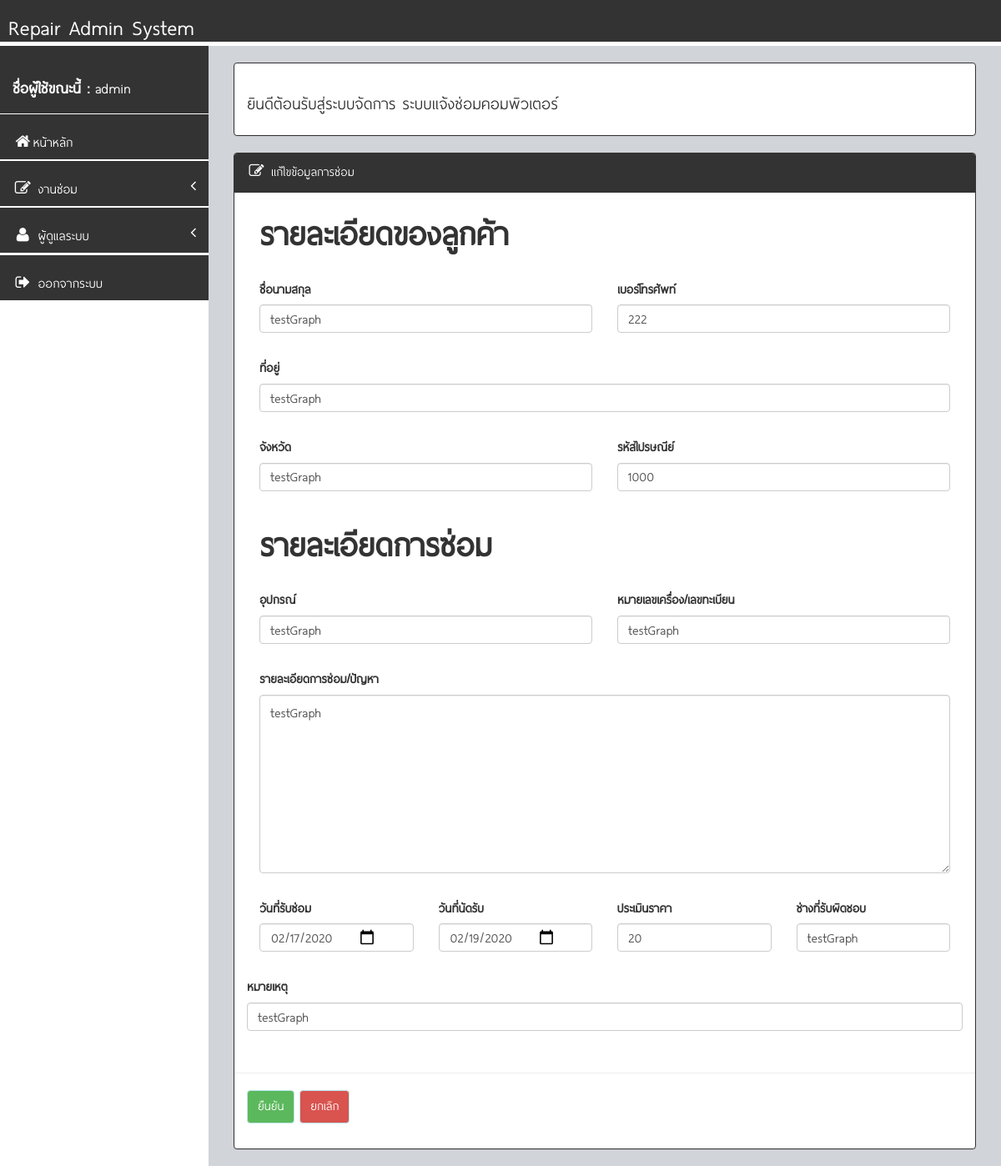
/manage_repair_edit.php?id=9 (signed in), run on the app's committed database.
### tables this page shows
CREATE TABLE `orders` (
  `Ord_ID` int(11) NOT NULL,
  `Ord_Number` varchar(20) NOT NULL,
  `Ord_CustomerName` varchar(255) NOT NULL,
  `Ord_CustomerTel` varchar(255) NOT NULL,
  `Ord_CustomerAddress` varchar(255) NOT NULL,
  `Ord_CustomerProvince` varchar(255) NOT NULL,
  `Ord_CustomerAddressCode` varchar(255) NOT NULL,
  `Ord_RepairModel` varchar(255) NOT NULL,
  `Ord_RepairModelID` varchar(255) NOT NULL,
  `Ord_RepairDescription` varchar(255) NOT NULL,
  `Ord_RepairDate` date NOT NULL,
  `Ord_RepairSuccess` date NOT NULL,
  `Ord_RepairPrice` int(255) NOT NULL,
  `Ord_RepairRemark` varchar(255) DEFAULT NULL,
  `Ord_RepairPerson` varchar(255) NOT NULL,
  `Ord_RepairStatus` int(11) NOT NULL
);

### conn.php (called while the page is built, shortened)
<?php
$title_web = "ระบบแจ้งซ่อมคอมพิวเตอร์";
?>

### manage_repair_edit.php (the view, shortened to what this page needs)
<?php require_once "header.php";?>
    <div id="wrapper">
        <?php
			  require_once "menu_left.php";
		?>
        <div id="page-wrapper">
            <div class="row">
                <br/>
                <div class="col-lg-12">
                    <div class="panel panel-body panel-primary alert-danger"><h3><font color="#333333">ยินดีต้อนรับสู่ระบบจัดการ <?php echo $title_web;?></font></h3></div>
                </div>
            </div>
            <div class="row">
                <div class="col-lg-12">
                    <div class="panel panel-primary">
                        <div class="panel-heading">
                            <i class="fa fa-edit fa-fw"></i> แก้ไขข้อมูลการซ่อม
                        </div>
                        <div class="panel-body">
                            <div class="row">
                                <div class="col-lg-12">
                                    <form name="form1" id="myform1" action="?admin=update&id=<?php echo $_REQUEST['id'];?>" method="post" enctype="multipart/form-data" onsubmit="return chk_error();">
                                    <?php
									$sql = $conn->query("select * from orders where Ord_ID = '$_REQUEST[id]'")or die (mysqli_error());
									$show = $sql->fetch_assoc ();
									?>
                                    <div class="form-group col-lg-12">
                                            <label><font size="20">รายละเอียดของลูกค้า</font></label>
                                    </div>
									<div class="form-group col-lg-6">
                                            <label>ชื่อนามสกุล</label>
                                        <div class="form-group has-feedback">
                                            <input name="name" type="text" required class="form-control css-require" placeholder="กรอกชื่อและนามสกุล" value="<?php echo $show['Ord_CustomerName'];?>">
                                        </div>
                                    </div>
                                    <div class="form-group col-lg-6">
                                            <label>เบอร์โทรศัพท์</label>
                                        <div class="form-group has-feedback">
                                            <input name="phone" type="text" required class="form-control css-require" placeholder="กรอกเบอร์โทรศัพท์" value="<?php echo $show['Ord_CustomerTel'];?>">
                                        </div>
                                    </div>
                                    <div class="form-group col-lg-12">
                                            <label>ที่อยู่</label>
                                        <div class="form-group has-feedback">
                                            <input name="address" type="text" required class="form-control css-require" placeholder="กรอกที่อยู่" value="<?php echo $show['Ord_CustomerAddress'];?>">
                                        </div>
                                    </div>
                                    <div class="form-group col-lg-6">
                                            <label>จังหวัด</label>
                                        <div class="form-group has-feedback">
                                            <input name="province" type="text" required class="form-control css-require" placeholder="กรอกจังหวัด" value="<?php echo $show['Ord_CustomerProvince'];?>">
                                        </div>
                                    </div>
                                    <div class="form-group col-lg-6">
                                            <label>รหัสไปรษณีย์</label>
                                        <div class="form-group has-feedback">
                                            <input name="addressCode" type="number" required class="form-control css-require" placeholder="กรอกรหัสไปรษณีย์" value="<?php echo $show['Ord_CustomerAddressCode'];?>">
                                        </div>
                                    </div>
                                    <div class="form-group col-lg-12">
                                            <label><font size="20">รายละเอียดการซ่อม</font></label>
                                    </div>
                                    <div class="form-group col-lg-6">
                                            <label>อุปกรณ์</label>
                                        <div class="form-group has-feedback">
                                            <input name="model" type="text" required class="form-control css-require" placeholder="กรอกชื่อสิ่งของที่นำมาซ่อม เช่น คอมพิวเตอร์" value="<?php echo $show['Ord_RepairModel'];?>">
                                        </div>
                                    </div>
                                    <div class="form-group col-lg-6">
                                            <label>หมายเลขเครื่อง/เลขทะเบียน</label>
                                        <div class="form-group has-feedback">
                                            <input name="modelId" type="text" required class="form-control css-require" placeholder="กรอกรหัสประจำตัวของเครื่องซ่อม" value="<?php echo $show['Ord_RepairModelID'];?>">
                                        </div>
                                    </div>
                                    <div class="form-group col-lg-12">
                                    <label>รายละเอียดการซ่อม/ปัญหา</label>
                                    <div class="form-group has-feedback">
                                    <textarea name="description" required class="form-control css-require" rows="7" placeholder="กรอกรายละเอียดการซ่อม/ปัญหา"><?php echo $show['Ord_RepairDescription'];?></textarea>
                                    </div>
                                    </div>
                                    <div class="form-group col-lg-3">
                                            <label>วันที่รับซ่อม</label>
                                        <div class="form-group has-feedback">
                                            <input name="repairDate" type="date" required class="form-control css-require" value="<?php echo $show['Ord_RepairDate'];?>">
                                        </div>
                                    </div>
                                    <div class="form-group col-lg-3">
                                            <label>วันที่นัดรับ</label>
                                        <div class="form-group has-feedback">
                                            <input name="repairSuccess" type="date" required class="form-control css-require" value="<?php echo $show['Ord_RepairSuccess'];?>">
                                        </div>
                                    </div>
                                    <div class="form-group col-lg-3">
                                            <label>ประเมินราคา</label>
                                        <div class="form-group has-feedback">
                                            <input name="repairePrice" type="number" required class="form-control css-require" placeholder="กรอกราคาที่ประเมิณ" value="<?php echo $show['Ord_RepairPrice'];?>">
                                        </div>
                                    </div>
                                    <div class="form-group col-lg-3">
                                            <label>ช่างที่รับผิดชอบ</label>
                                        <div class="form-group has-feedback">
                                            <input name="repairPerson" type="text" required class="form-control css-require" placeholder="กรอกชื่อช่างที่รับผิดชอบ" value="<?php echo $show['Ord_RepairPerson'];?>">
                                        </div>
                                        </div>
                                    </div>
                                    <div class="form-group col-lg-12">
                                            <label>หมายเหตุ</label>
                                        <div class="form-group has-feedback">
                                            <input name="repaireRemark" type="text" required class="form-control css-require" placeholder="กรอกหมายเหตุ" value="<?php echo $show['Ord_RepairRemark'];?>">
                                        </div>
                                    </div>
                                    <div class="clearfix"></div>
                                    <hr>
									<div class="col-lg-12 form-group">
									<input name="submit" type="submit" class="btn btn-success panel-info" value="ยืนยัน">
									<input name=""  type="reset" class="btn btn-danger panel-info" value="ยกเลิก" onclick="location.href='manage_repair.php';">
									</div>
                                </div>
                            </div>
                        </div>
                    </div>
                </div>
            </div>
                    </div>
</body>
</html>

### css/BackEnd/assets/css/style.css (style rules this page uses)
body { background-color:#FFFFFF; }
#wrapper { width: 100%; margin-top: 55px!important; background-color:#FFFFFF; }
#page-wrapper { padding: 0 15px; min-height: 568px; background-color:rgb(209, 212, 216); }

### css/BackEnd/assets/css/main-style.css (style rules this page uses)
@media (min-width:768px) { #page-wrapper { position: inherit; margin: 0 0 0 250px; padding: 0 30px; min-height: 1000px; } }

### data on the page
orders: name "testGraph", phone "222", address "testGraph", province "testGraph", addressCode "1000", model "testGraph", modelId "testGraph", description "testGraph", repairDate "02/17/2020", repairSuccess "02/19/2020", repairePrice "20", repairPerson "testGraph", repaireRemark "testGraph"

### other printed values
$_SESSION['ses_admin_user'] "admin"
$title_web "ระบบแจ้งซ่อมคอมพิวเตอร์"
